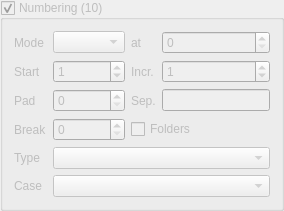
         <widget class="QGroupBox" name="numberingBox">
          <property name="enabled">
           <bool>false</bool>
          </property>
          <property name="title">
           <string>Numbering (10)</string>
          </property>
          <property name="checkable">
           <bool>true</bool>
          </property>
          <layout class="QGridLayout" name="gridLayout_7">
           <item row="1" column="0">
            <widget class="QLabel" name="label_25">
             <property name="text">
              <string>Start</string>
             </property>
            </widget>
           </item>
           <item row="0" column="3">
            <widget class="QSpinBox" name="numberingAtSpin"/>
           </item>
           <item row="1" column="2">
            <widget class="QLabel" name="label_31">
             <property name="text">
              <string>Incr.</string>
             </property>
            </widget>
           </item>
           <item row="2" column="3">
            <widget class="QLineEdit" name="numberingSepEdit"/>
           </item>
           <item row="3" column="2" colspan="2">
            <widget class="QCheckBox" name="numberingFolderCheck">
             <property name="enabled">
              <bool>false</bool>
             </property>
             <property name="text">
              <string>Folders</string>
             </property>
             <property name="tristate">
              <bool>false</bool>
             </property>
            </widget>
           </item>
           <item row="0" column="2">
            <widget class="QLabel" name="label_30">
             <property name="text">
              <string>at</string>
             </property>
            </widget>
           </item>
           <item row="3" column="0">
            <widget class="QLabel" name="label_27">
             <property name="enabled">
              <bool>false</bool>
             </property>
             <property name="text">
              <string>Break</string>
             </property>
            </widget>
           </item>
           <item row="1" column="1">
            <widget class="QSpinBox" name="numberingStartSpin">
             <property name="value">
              <number>1</number>
             </property>
            </widget>
           </item>
           <item row="4" column="0">
            <widget class="QLabel" name="label_28">
             <property name="text">
              <string>Type</string>
             </property>
            </widget>
           </item>
           <item row="2" column="0">
            <widget class="QLabel" name="label_26">
             <property name="text">
              <string>Pad</string>
             </property>
            </widget>
           </item>
           <item row="3" column="1">
            <widget class="QSpinBox" name="numberingBreakSpin">
             <property name="enabled">
              <bool>false</bool>
             </property>
            </widget>
           </item>
           <item row="2" column="2">
            <widget class="QLabel" name="label_32">
             <property name="text">
              <string>Sep.</string>
             </property>
            </widget>
           </item>
           <item row="5" column="0">
            <widget class="QLabel" name="label_29">
             <property name="text">
              <string>Case</string>
             </property>
            </widget>
           </item>
           <item row="0" column="1">
            <widget class="QComboBox" name="numberingModeCombo"/>
           </item>
           <item row="2" column="1">
            <widget class="QSpinBox" name="numberingPadSpin"/>
           </item>
           <item row="1" column="3">
            <widget class="QSpinBox" name="numberingIncrSpin">
             <property name="value">
              <number>1</number>
             </property>
            </widget>
           </item>
           <item row="0" column="0">
            <widget class="QLabel" name="label_24">
             <property name="text">
              <string>Mode</string>
             </property>
            </widget>
           </item>
           <item row="4" column="1" colspan="3">
            <widget class="QComboBox" name="numberingTypeCombo"/>
           </item>
           <item row="5" column="1" colspan="3">
            <widget class="QComboBox" name="numberingCaseCombo"/>
           </item>
          </layout>
         </widget>
